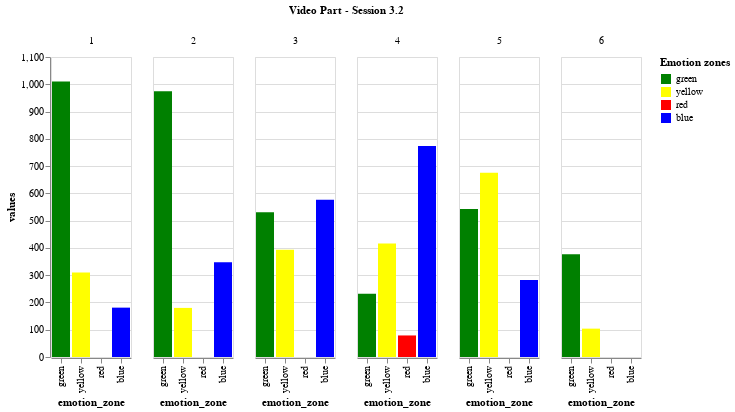

Here is the notebook cell this chart was saved with:
### Markdown cell above
## Session 3.2 (Participant 3)

### Code cell
dataframes_32 = add_video_part_column_to_dataframes(dataframes_32)

dataframes_32_dict = create_whole_session_dict_values(dataframes_32)

df_session_32 = pd.DataFrame(dataframes_32_dict)


# Using pandas function to transform from wide format to long format, so Altair can work better
source_32 = df_session_32.melt("video_part", var_name="emotion_zone", value_name='values')

alt.Chart(source_32).mark_bar().encode(
    alt.X('emotion_zone:N', sort=COLOURS),
    alt.Y('values:Q'),
    column=alt.Column('video_part:N', title='Video Part - Session 3.2'),
    color=alt.Color('emotion_zone', scale=alt.Scale(domain=EMOTIONS, range=COLOURS), title='Emotion zones')

)

### Figure 1 — Vega-Lite specification as saved in the notebook (floating-point values rounded to 4 significant figures)
{"config": {"view": {"continuousWidth": 400, "continuousHeight": 300}}, "data": {"name": "data-d89c427e9f485cb4f607be72c94ba717"}, "mark": "bar", "encoding": {"color": {"field": "emotion_zone", "scale": {"domain": ["green", "yellow", "red", "blue"], "range": ["green", "yellow", "red", "blue"]}, "title": "Emotion zones", "type": "nominal"}, "column": {"field": "video_part", "title": "Video Part - Session 3.2", "type": "nominal"}, "x": {"field": "emotion_zone", "sort": ["green", "yellow", "red", "blue"], "type": "nominal"}, "y": {"field": "values", "type": "quantitative"}}, "$schema": "https://vega.github.io/schema/vega-lite/v4.17.0.json", "datasets": {"data-d89c427e9f485cb4f607be72c94ba717": [{"video_part": 1, "emotion_zone": "green", "values": 1010}, {"video_part": 2, "emotion_zone": "green", "values": 974}, {"video_part": 3, "emotion_zone": "green", "values": 531}, {"video_part": 4, "emotion_zone": "green", "values": 232}, {"video_part": 5, "emotion_zone": "green", "values": 543}, {"video_part": 6, "emotion_zone": "green", "values": 377}, {"video_part": 1, "emotion_zone": "blue", "values": 181}, {"video_part": 2, "emotion_zone": "blue", "values": 347}, {"video_part": 3, "emotion_zone": "blue", "values": 577}, {"video_part": 4, "emotion_zone": "blue", "values": 774}, {"video_part": 5, "emotion_zone": "blue", "values": 282}, {"video_part": 6, "emotion_zone": "blue", "values": 0}, {"video_part": 1, "emotion_zone": "yellow", "values": 310}, {"video_part": 2, "emotion_zone": "yellow", "values": 180}, {"video_part": 3, "emotion_zone": "yellow", "values": 393}, {"video_part": 4, "emotion_zone": "yellow", "values": 416}, {"video_part": 5, "emotion_zone": "yellow", "values": 676}, {"video_part": 6, "emotion_zone": "yellow", "values": 104}, {"video_part": 1, "emotion_zone": "red", "values": 0}, {"video_part": 2, "emotion_zone": "red", "values": 0}, {"video_part": 3, "emotion_zone": "red", "values": 0}, {"video_part": 4, "emotion_zone": "red", "values": 79}, {"video_part": 5, "emotion_zone": "red", "values": 0}, {"video_part": 6, "emotion_zone": "red", "values": 0}]}}
